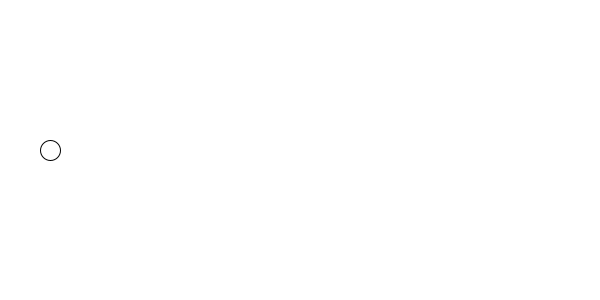
Frame 1 (no input)
Frame 60 (the mouse pressed at the canvas centre just before this capture): identical to frame 1, image omitted
Frame 120 (the mouse held since frame 60 and released just before this capture): identical to frame 1, image omitted

The Processing sketch that drew this single still picture (run headless with seeded random() and noise(); from frame 60 on, the mouse is pressed at the canvas centre):

// Processing sketch: flappyBall_Jatawan
// ── flappyBall_Jatawan.pde
float xPos = 50;
float yPos;

void setup() {
  size(600, 300);
  yPos = height/2;
}

void draw() {
  background(255);
  
  //cat
  ellipse(xPos, yPos, 20, 20);
}
